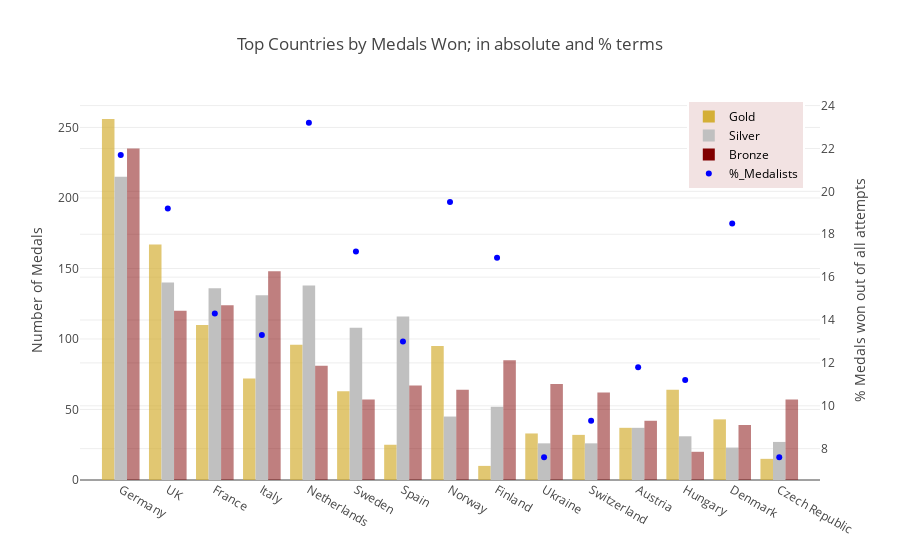

Source (notebook cell):
### Code cell
traceG = go.Bar(x = medals_piv.index, y = medals_piv.Medal_Count.Gold.head(15).values, name="Gold",
               marker=dict( color='rgb(212,175,55)', opacity=0.7, reversescale = True))

traceS = go.Bar(x = medals_piv.index, y = medals_piv.Medal_Count.Silver.head(15).values, name="Silver",
               marker=dict( color='rgb(192,192,192)', opacity=1, reversescale = True))

traceB = go.Bar(x = medals_piv.index, y = medals_piv.Medal_Count.Bronze.head(15).values, name="Bronze",
               marker=dict( color='rgb(128,0,0)', opacity=0.5, reversescale = True))

trace_perc = go.Scatter(x= medals_piv.index , y = medals_piv['%medalists'].head(15).values,name="%_Medalists",  
                        yaxis='y2',marker=dict(color="Blue"),mode = "markers")

layout = go.Layout(title='Top 15 European Countries by Medals Won; in absolute and % terms', 
                   yaxis = dict(title = 'Number of Medals'),
                   yaxis2 = dict(title='% Medals won out of all attempts', anchor='x',overlaying='y',side='right'),
                   legend=dict( x=0.82,y=1, traceorder='normal',font=dict(color='#000'), bgcolor='#F2E2E2',
                               bordercolor='#FFFFFF',borderwidth=2), 
                   barmode='group')

fig = go.Figure(data = [traceG,traceS,traceB,trace_perc], layout = layout)
iplot(fig, filename = "medal")

### Figure 1 — Plotly figure (JSON) as saved in the notebook; plotly's stock layout.template omitted (floating-point values rounded to 4 significant figures)
{"data": [{"marker": {"color": "rgb(212,175,55)", "opacity": 0.7, "reversescale": true}, "name": "Gold", "type": "bar", "uid": "6c2108e6-f04e-11e8-abf4-6a00023e0920", "x": ["Germany", "UK", "France", "Italy", "Netherlands", "Sweden", "Spain", "Norway", "Finland", "Ukraine", "Switzerland", "Austria", "Hungary", "Denmark", "Czech Republic", "Serbia", "Croatia", "Romania", "Belarus", "Poland", "Greece", "Slovakia", "Bulgaria", "Slovenia", "Belgium", "Latvia", "Lithuania", "Estonia", "Montenegro", "Iceland", "Ireland", "Portugal", "Moldova", "Cyprus", "Kosovo", "Albania", "San Marino", "Monaco", "Malta", "Macedonia", "Luxembourg", "Andorra", "Bosnia and Herzegovina", "Liechtenstein"], "y": [256, 167, 110, 72, 96, 63, 25, 95, 10, 33, 32, 37, 64, 43, 15]}, {"marker": {"color": "rgb(192,192,192)", "opacity": 1, "reversescale": true}, "name": "Silver", "type": "bar", "uid": "6c210b02-f04e-11e8-a6bb-6a00023e0920", "x": ["Germany", "UK", "France", "Italy", "Netherlands", "Sweden", "Spain", "Norway", "Finland", "Ukraine", "Switzerland", "Austria", "Hungary", "Denmark", "Czech Republic", "Serbia", "Croatia", "Romania", "Belarus", "Poland", "Greece", "Slovakia", "Bulgaria", "Slovenia", "Belgium", "Latvia", "Lithuania", "Estonia", "Montenegro", "Iceland", "Ireland", "Portugal", "Moldova", "Cyprus", "Kosovo", "Albania", "San Marino", "Monaco", "Malta", "Macedonia", "Luxembourg", "Andorra", "Bosnia and Herzegovina", "Liechtenstein"], "y": [215, 140, 136, 131, 138, 108, 116, 45, 52, 26, 26, 37, 31, 23, 27]}, {"marker": {"color": "rgb(128,0,0)", "opacity": 0.5, "reversescale": true}, "name": "Bronze", "type": "bar", "uid": "6c210c1a-f04e-11e8-a29b-6a00023e0920", "x": ["Germany", "UK", "France", "Italy", "Netherlands", "Sweden", "Spain", "Norway", "Finland", "Ukraine", "Switzerland", "Austria", "Hungary", "Denmark", "Czech Republic", "Serbia", "Croatia", "Romania", "Belarus", "Poland", "Greece", "Slovakia", "Bulgaria", "Slovenia", "Belgium", "Latvia", "Lithuania", "Estonia", "Montenegro", "Iceland", "Ireland", "Portugal", "Moldova", "Cyprus", "Kosovo", "Albania", "San Marino", "Monaco", "Malta", "Macedonia", "Luxembourg", "Andorra", "Bosnia and Herzegovina", "Liechtenstein"], "y": [235, 120, 124, 148, 81, 57, 67, 64, 85, 68, 62, 42, 20, 39, 57]}, {"marker": {"color": "Blue"}, "mode": "markers", "name": "%_Medalists", "type": "scatter", "uid": "6c210d1e-f04e-11e8-9de8-6a00023e0920", "x": ["Germany", "UK", "France", "Italy", "Netherlands", "Sweden", "Spain", "Norway", "Finland", "Ukraine", "Switzerland", "Austria", "Hungary", "Denmark", "Czech Republic", "Serbia", "Croatia", "Romania", "Belarus", "Poland", "Greece", "Slovakia", "Bulgaria", "Slovenia", "Belgium", "Latvia", "Lithuania", "Estonia", "Montenegro", "Iceland", "Ireland", "Portugal", "Moldova", "Cyprus", "Kosovo", "Albania", "San Marino", "Monaco", "Malta", "Macedonia", "Luxembourg", "Andorra", "Bosnia and Herzegovina", "Liechtenstein"], "y": [21.7, 19.2, 14.3, 13.3, 23.2, 17.2, 13, 19.5, 16.9, 7.6, 9.3, 11.8, 11.2, 18.5, 7.6], "yaxis": "y2"}], "layout": {"barmode": "group", "legend": {"bgcolor": "#F2E2E2", "bordercolor": "#FFFFFF", "borderwidth": 2, "font": {"color": "#000"}, "traceorder": "normal", "x": 0.82, "y": 1}, "title": "Top Countries by Medals Won; in absolute and % terms", "yaxis": {"title": "Number of Medals"}, "yaxis2": {"anchor": "x", "overlaying": "y", "side": "right", "title": "% Medals won out of all attempts"}}}
